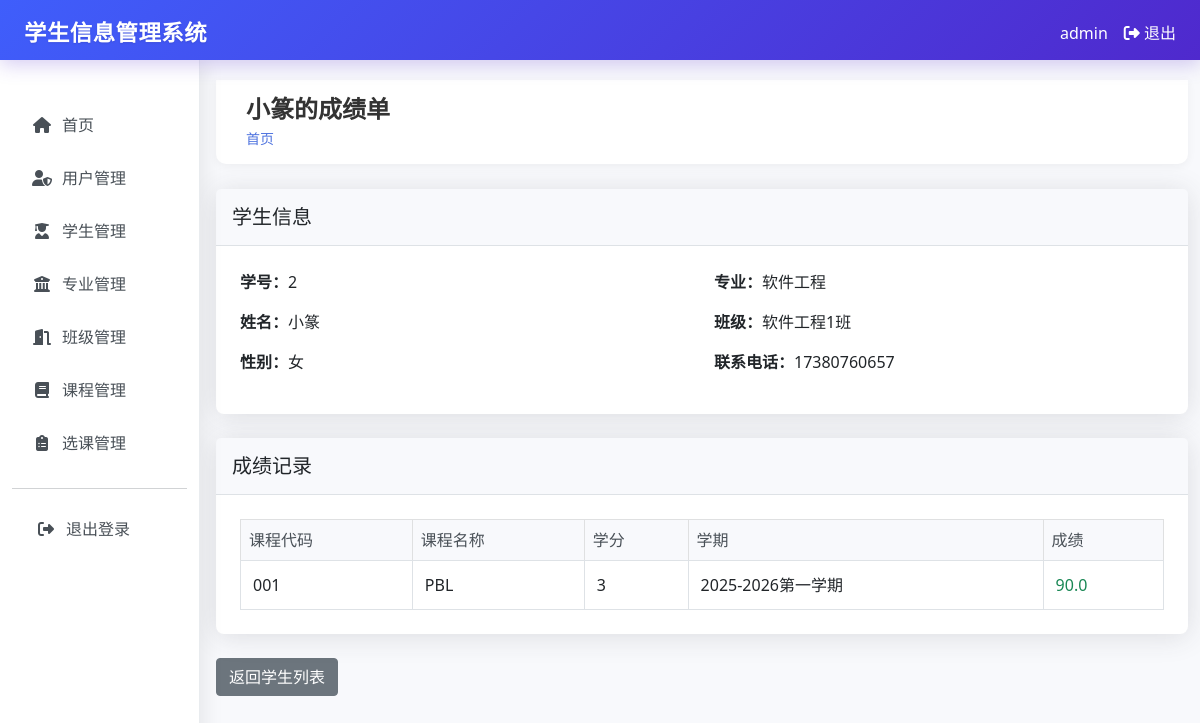
/students/2/grades (signed in), run on an earlier commit of the app's database.
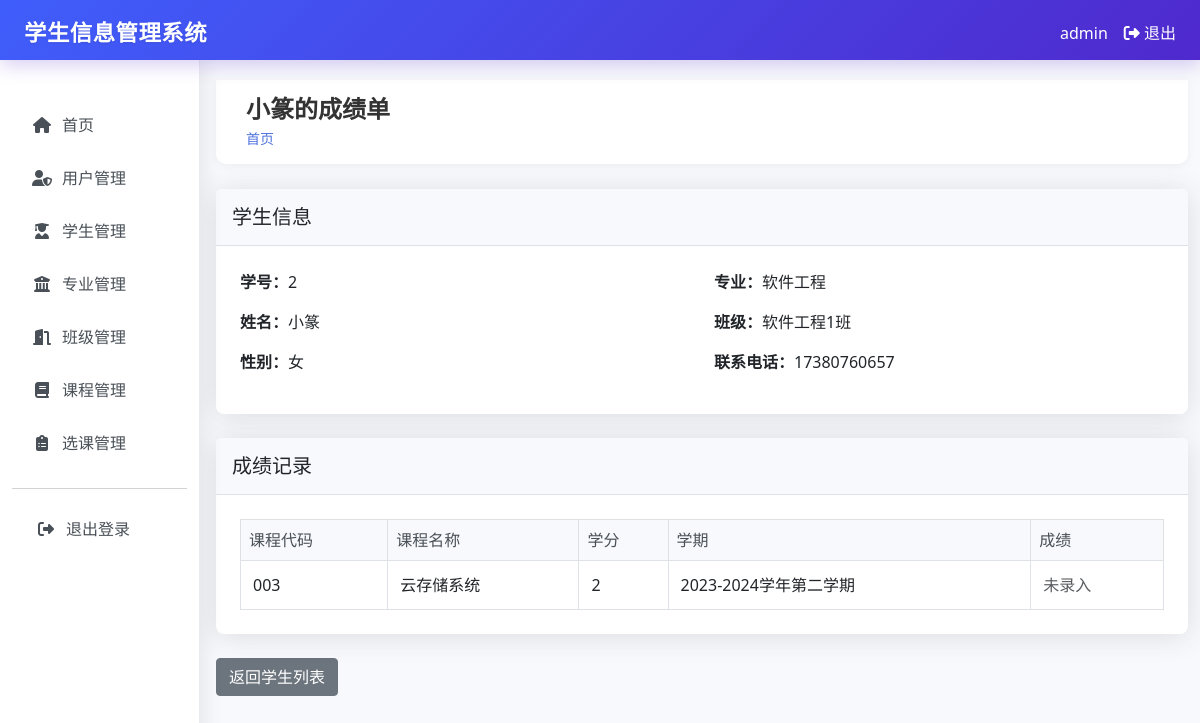
And on a later commit of the database.
### tables this page shows
CREATE TABLE students (
        id INTEGER PRIMARY KEY AUTOINCREMENT,
        student_id TEXT UNIQUE NOT NULL,
        name TEXT NOT NULL,
        gender TEXT NOT NULL,
        birth_date TEXT,
        address TEXT,
        phone TEXT,
        email TEXT,
        major_id INTEGER,
        class_id INTEGER,
        enrollment_date TEXT,
        created_by INTEGER,
        created_at TIMESTAMP DEFAULT CURRENT_TIMESTAMP,
        FOREIGN KEY (major_id) REFERENCES majors (id),
        FOREIGN KEY (class_id) REFERENCES classes (id),
        FOREIGN KEY (created_by) REFERENCES users (id)
    );

CREATE TABLE majors (
        id INTEGER PRIMARY KEY AUTOINCREMENT,
        name TEXT UNIQUE NOT NULL,
        description TEXT,
        created_at TIMESTAMP DEFAULT CURRENT_TIMESTAMP
    );

CREATE TABLE classes (
        id INTEGER PRIMARY KEY AUTOINCREMENT,
        name TEXT UNIQUE NOT NULL,
        major_id INTEGER,
        description TEXT,
        created_at TIMESTAMP DEFAULT CURRENT_TIMESTAMP,
        FOREIGN KEY (major_id) REFERENCES majors (id)
    );

CREATE TABLE enrollments (
        id INTEGER PRIMARY KEY AUTOINCREMENT,
        student_id INTEGER,
        course_id INTEGER,
        grade REAL,
        semester TEXT,
        created_at TIMESTAMP DEFAULT CURRENT_TIMESTAMP,
        FOREIGN KEY (student_id) REFERENCES students (id),
        FOREIGN KEY (course_id) REFERENCES courses (id)
    );

CREATE TABLE courses (
        id INTEGER PRIMARY KEY AUTOINCREMENT,
        code TEXT UNIQUE NOT NULL,
        name TEXT NOT NULL,
        description TEXT,
        credits INTEGER,
        created_at TIMESTAMP DEFAULT CURRENT_TIMESTAMP
    );

### app.py (the view)
@app.route("/students/<int:student_id>/grades")
@login_required
def student_grades(student_id):
    conn = get_db_connection()
    student = conn.execute("""
        SELECT s.*, m.name as major_name, c.name as class_name
        FROM students s
        LEFT JOIN majors m ON s.major_id = m.id
        LEFT JOIN classes c ON s.class_id = c.id
        WHERE s.id = ?
    """, (student_id,)).fetchone()
    if session.get("role") != "admin" and student["created_by"] != session["user_id"]:
        flash("您没有权限查看此学生成绩")
        return redirect(url_for("students"))
    grades = conn.execute("""
        SELECT e.*, c.name as course_name, c.code, c.credits
        FROM enrollments e
        JOIN courses c ON e.course_id = c.id
        WHERE e.student_id = ?
        ORDER BY e.semester DESC
    """, (student_id,)).fetchall()
    conn.close()
    return render_template("students/grades.html", student=student, grades=grades)

### app.py (called while the page is built)
def login_required(f):
    @wraps(f)
    def decorated_function(*args, **kwargs):
        if "user_id" not in session:
            return redirect(url_for("login"))
        return f(*args, **kwargs)
    return decorated_function

def get_db_connection():
    conn = sqlite3.connect("student_management.db")
    conn.row_factory = sqlite3.Row
    return conn

### templates/students/grades.html (shortened to what this page needs)
{% extends "base.html" %}
{% block header %}{{ student.name }}的成绩单{% endblock %}
{% block content %}
<div class="card">
    <div class="card-header">
        <h5 class="card-title mb-0">学生信息</h5>
    </div>
    <div class="card-body">
        <div class="row">
            <div class="col-md-6">
                <div class="mb-3">
                    <p class="mb-1"><strong>学号：</strong>{{ student.student_id }}</p>
                </div>
                <div class="mb-3">
                    <p class="mb-1"><strong>姓名：</strong>{{ student.name }}</p>
                </div>
                <div class="mb-3">
                    <p class="mb-1"><strong>性别：</strong>{{ student.gender }}</p>
                </div>
            </div>
            <div class="col-md-6">
                <div class="mb-3">
                    <p class="mb-1"><strong>专业：</strong>{{ student.major_name or '未设置' }}</p>
                </div>
                <div class="mb-3">
                    <p class="mb-1"><strong>班级：</strong>{{ student.class_name or '未设置' }}</p>
                </div>
                <div class="mb-3">
                    <p class="mb-1"><strong>联系电话：</strong>{{ student.phone or '未设置' }}</p>
                </div>
            </div>
        </div>
    </div>
</div>
<div class="card mt-4">
    <div class="card-header">
        <h5 class="card-title mb-0">成绩记录</h5>
    </div>
    <div class="card-body">
        <div class="table-responsive">
            <table class="table table-bordered table-hover">
                <thead class="table-light">
                    <tr>
                        <th>课程代码</th>
                        <th>课程名称</th>
                        <th>学分</th>
                        <th>学期</th>
                        <th>成绩</th>
                    </tr>
                </thead>
                <tbody>
                    {% for grade in grades %}
                    <tr>
                        <td>{{ grade.code }}</td>
                        <td>{{ grade.course_name }}</td>
                        <td>{{ grade.credits or '未设置' }}</td>
                        <td>{{ grade.semester }}</td>
                        <td>
                            {% if grade.grade %}
                                <span class="{% if grade.grade >= 90 %}text-success{% elif grade.grade >= 80 %}text-primary{% elif grade.grade >= 70 %}text-info{% elif grade.grade >= 60 %}text-warning{% else %}text-danger{% endif %}">
                                    {{ grade.grade }}
                                </span>
                            {% else %}
                                <span class="text-muted">未录入</span>
                            {% endif %}
                        </td>
                    </tr>
                    {% endfor %}
                </tbody>
            </table>
        </div>
    </div>
</div>
<div class="mt-4">
    <a href="{{ url_for('students') }}" class="btn btn-secondary">返回学生列表</a>
</div>
{% endblock %}

### templates/base.html (shortened to what this page needs)
<!DOCTYPE html>
<html lang="zh-CN">
<head>
    <link href="https://cdn.jsdelivr.net/npm/bootstrap@5.3.0/dist/css/bootstrap.min.css" rel="stylesheet">
    <link rel="stylesheet" href="https://cdnjs.cloudflare.com/ajax/libs/font-awesome/6.4.0/css/all.min.css">
</head>
<body>
    <nav class="navbar navbar-dark fixed-top system-header">
        <div class="container-fluid">
            <span class="navbar-brand mb-0 h1 ms-4">学生信息管理系统</span>
            <div class="d-flex">
                <span class="text-white me-3">{{ session.username }}</span>
                <a href="{{ url_for('logout') }}" class="text-white text-decoration-none me-4">
                    <i class="fas fa-sign-out-alt"></i> 退出
                </a>
            </div>
        </div>
    </nav>
    <div class="container-fluid" style="padding-top: 60px;">
        <div class="row">
            <nav class="col-md-3 col-lg-2 d-md-block sidebar collapse">
                <div class="position-sticky pt-3">
                    <div class="nav-section">
                        <ul class="nav flex-column">
                            <li class="nav-item">
                                <a class="nav-link {% if request.endpoint in ['dashboard', 'users_dashboard'] %}active{% endif %}" href="{{ url_for('dashboard') }}">
                                    <i class="fas fa-home"></i>
                                    首页
                                </a>
                            </li>
                        </ul>
                    </div>
                        {% if session.role == 'admin' %}
                        <div class="nav-section">
                            <ul class="nav flex-column">
                                <li class="nav-item">
                                    <a class="nav-link {% if request.endpoint == 'users' %}active{% endif %}" href="{{ url_for('users') }}">
                                        <i class="fas fa-user-shield"></i>
                                        用户管理
                                    </a>
                                </li>
                            </ul>
                        </div>
                        {% endif %}
                        <div class="nav-section">
                            <ul class="nav flex-column">
                                <li class="nav-item">
                                    <a class="nav-link {% if request.endpoint == 'students' %}active{% endif %}" href="{{ url_for('students') }}">
                                        <i class="fas fa-user-graduate"></i>
                                        学生管理
                                    </a>
                                </li>
                                <li class="nav-item">
                                    <a class="nav-link {% if 'majors' in request.endpoint %}active{% endif %}" href="{{ url_for('majors') }}">
                                        <i class="fas fa-university"></i>
                                        专业管理
                                    </a>
                                </li>
                                <li class="nav-item">
                                    <a class="nav-link {% if 'classes' in request.endpoint %}active{% endif %}" href="{{ url_for('classes') }}">
                                        <i class="fas fa-door-open"></i>
                                        班级管理
                                    </a>
                                </li>
                                <li class="nav-item">
                                    <a class="nav-link {% if 'courses' in request.endpoint %}active{% endif %}" href="{{ url_for('courses') }}">
                                        <i class="fas fa-book"></i>
                                        课程管理
                                    </a>
                                </li>
                                <li class="nav-item">
                                    <a class="nav-link {% if 'enrollments' in request.endpoint %}active{% endif %}" href="{{ url_for('enrollments') }}">
                                        <i class="fas fa-clipboard-list"></i>
                                        选课管理
                                    </a>
                                </li>
                            </ul>
                        </div>
                    <hr>
                    <ul class="nav flex-column">
                        <li class="nav-item">
                            <a class="nav-link logout-link" href="{{ url_for('logout') }}">
                                <i class="fas fa-sign-out-alt"></i>
                                退出登录
                            </a>
                        </li>
                    </ul>
                </div>
            </nav>
            <main class="col-md-9 ms-sm-auto col-lg-10 px-md-4 content" style="margin-left: 250px; padding-top: 20px;">
                <div class="top-header">
                    <div>
                        <h1 class="page-title">{% block header %}{% endblock %}</h1>
                        <div class="breadcrumb-container mt-1">
                            <a href="{{ url_for('dashboard') }}">首页</a>
                        </div>
                    </div>
                </div>
                {% block content %}{% endblock %}
            </main>
        </div>
    </div>
</body>
</html>

### templates/base.html (style rules this page uses)
.sidebar { height: 100vh; background-color: white; padding-top: 25px; box-shadow: 4px 0 20px rgba(0, 0, 0, 0.08); position: fixed; top: 60px; left: 0; z-index: 1000; overflow-y: auto; border-right: 1px solid #e9ecef; }
.sidebar .nav-link { color: #495057; padding: 12px 20px; border-radius: 8px; margin-bottom: 5px; transition: all 0.2s ease; display: flex; align-items: center; }
.sidebar .nav-link i { margin-right: 10px; width: 20px; text-align: center; }
.content { padding: 20px; }
.card { margin-bottom: 20px; }
.sidebar .logout-link { position: relative; margin-left: 0; padding-left: 24px; }
.sidebar .logout-link::before { content: ''; position: absolute; left: 0; top: 0; bottom: 0; width: 4px; background-color: rgba(255, 255, 255, 0.5); border-radius: 0 4px 4px 0; }
.top-header { background: white; box-shadow: 0 2px 10px rgba(0, 0, 0, 0.05); padding: 15px 30px; margin-bottom: 25px; border-radius: 0 0 10px 10px; display: flex; justify-content: space-between; align-items: center; }
.page-title { font-size: 24px; font-weight: 600; color: #333; margin: 0; }
.breadcrumb-container { font-size: 14px; color: #666; }
.breadcrumb-container a { color: #4e73df; text-decoration: none; }
body { font-family: 'Segoe UI', Tahoma, Geneva, Verdana, sans-serif; background-color: #f8f9fc; color: #495057; }
.container-fluid { padding: 0; }
.card { border: none; border-radius: 0.5rem; box-shadow: 0 0.15rem 1.75rem 0 rgba(58, 59, 69, 0.15); }
.card-header { background-color: #f8f9fc; border-bottom: 1px solid #dee2e6; padding: 1rem; }
.card-body { padding: 1.5rem; }
.table { margin-bottom: 0; }
.table th { background-color: #f8f9fc; font-weight: 500; color: #495057; border-bottom: 1px solid #dee2e6; }
.table td { vertical-align: middle; padding: 0.75rem; }
.btn { border-radius: 0.25rem; font-weight: 500; transition: all 0.3s ease; }
.pt-3 { padding-top: 1rem !important; }
.mb-3 { margin-bottom: 1rem !important; }
.system-header { background: linear-gradient(135deg, #3f5efb 0%, #4f29cd 100%); box-shadow: 0 4px 20px rgba(79, 41, 205, 0.25); padding: 15px 0; z-index: 1002; height: 60px; }
.system-header .navbar-brand { font-weight: 700; font-size: 1.4rem; color: white !important; text-shadow: 0 1px 2px rgba(0, 0, 0, 0.1); letter-spacing: 0.5px; }

What changed in the data, as far as the page shows it:
no longer on this page (row edited): enrollments: code "001", course_name "PBL", credits "3", semester "2025-2026第一学期", grade "90.0"
added enrollments: code "003", course_name "云存储系统", credits "2", semester "2023-2024学年第二学期", shows "未录入"
